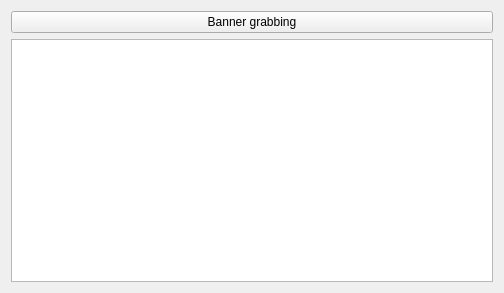
<?xml version="1.0" encoding="UTF-8"?>
<ui version="4.0">
 <class>Widget</class>
 <widget class="QWidget" name="Widget">
  <property name="geometry">
   <rect>
    <x>0</x>
    <y>0</y>
    <width>504</width>
    <height>293</height>
   </rect>
  </property>
  <property name="windowTitle">
   <string>Widget</string>
  </property>
  <layout class="QVBoxLayout" name="verticalLayout">
   <item>
    <widget class="QPushButton" name="pushButton">
     <property name="text">
      <string>Banner grabbing</string>
     </property>
    </widget>
   </item>
   <item>
    <widget class="QTextEdit" name="textEdit"/>
   </item>
  </layout>
 </widget>
 <resources/>
 <connections/>
</ui>
